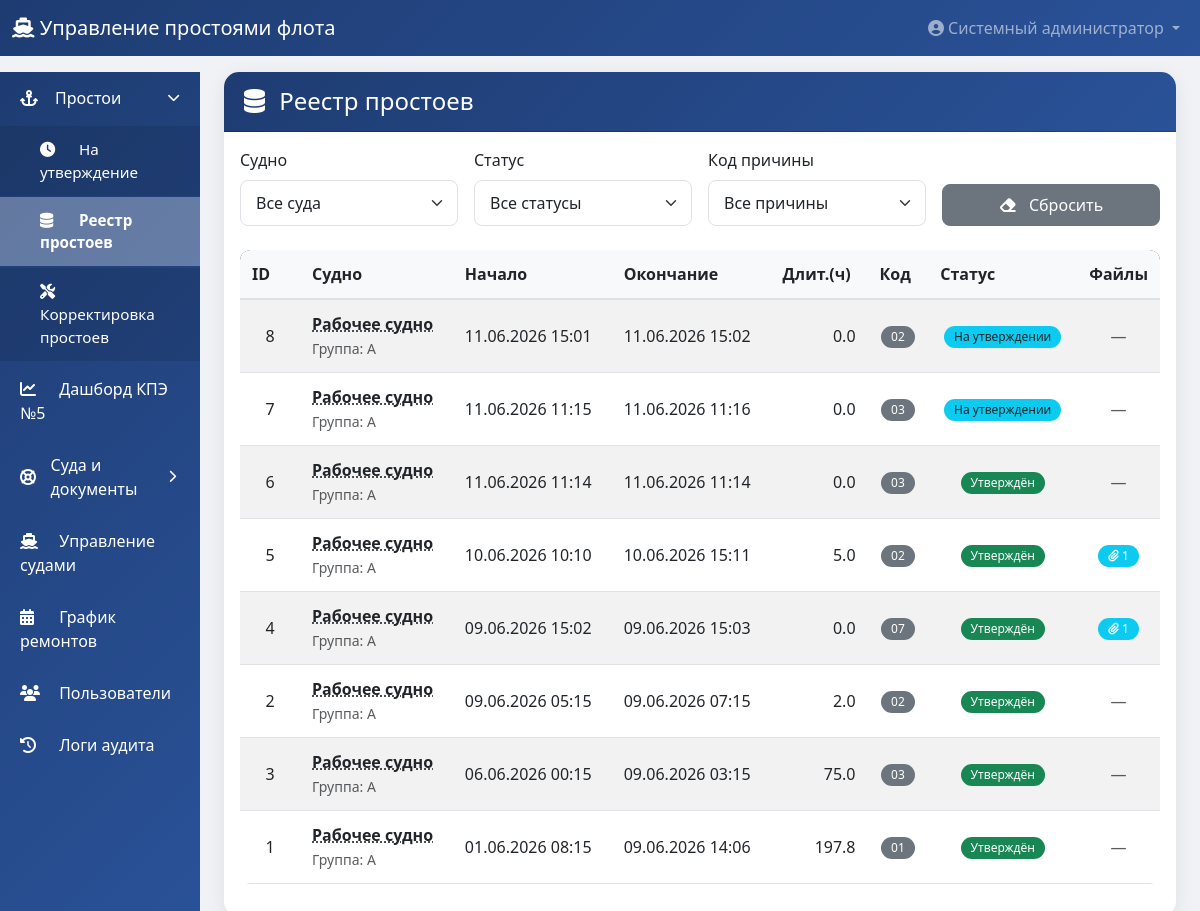
Page /engineer/downtimes (signed in) on the committed database.
### models.py (models this page shows, shortened)
class User(UserMixin, db.Model):
    __tablename__ = 'users'
    id = db.Column(db.Integer, primary_key=True)
    username = db.Column(db.String(80), unique=True, nullable=False)
    password_hash = db.Column(db.String(200), nullable=False)
    full_name = db.Column(db.String(200), nullable=False)
    role = db.Column(db.String(20), nullable=False)
    is_active = db.Column(db.Boolean, default=True)
    ship_id = db.Column(db.Integer, db.ForeignKey('ships.id'), nullable=True)
    created_at = db.Column(db.DateTime, default=datetime.utcnow)
    ship = db.relationship('Ship', backref='captains', foreign_keys=[ship_id])

class Downtime(db.Model):
    __tablename__ = 'downtimes'
    id = db.Column(db.Integer, primary_key=True)
    ship_id = db.Column(db.Integer, db.ForeignKey('ships.id'), nullable=False)
    start_time = db.Column(db.DateTime, nullable=False)
    end_time = db.Column(db.DateTime, nullable=True)
    reason_code = db.Column(db.String(2), nullable=True)
    description = db.Column(db.Text, nullable=True)
    status = db.Column(db.String(20), default='draft')  # draft, captain_signed, approved, rejected
    engineer_comment = db.Column(db.Text, nullable=True)
    engineer_approved = db.Column(db.Boolean, default=False)
    created_by = db.Column(db.Integer, db.ForeignKey('users.id'))
    created_at = db.Column(db.DateTime, default=datetime.utcnow)
    ship = db.relationship('Ship', backref='downtimes')
    creator = db.relationship('User', backref='created_downtimes')

class Ship(db.Model):
    __tablename__ = 'ships'
    id = db.Column(db.Integer, primary_key=True)
    name = db.Column(db.String(200), nullable=False)
    reg_number = db.Column(db.String(50), unique=True)
    group = db.Column(db.String(1), nullable=False)  # A, B, C
    navigation_start = db.Column(db.Date, nullable=False)
    navigation_end = db.Column(db.Date, nullable=False)
    planned_downtime_hours = db.Column(db.Float, default=0)
    is_active = db.Column(db.Boolean, default=True)
    core = db.Column(db.String(10))                # Р.Я / Н.Я
    build_year = db.Column(db.String(20))
    gross_tonnage = db.Column(db.String(50))       # Валовая вместимость, р.т.
    rko_class = db.Column(db.String(100))          # Класс (РКО)
    id_number = db.Column(db.String(100))          # Идентификационный номер
    annual_rko = db.Column(db.String(50))          # Ежегодное РКО
    sub = db.Column(db.String(50))                 # СУБ
    min_crew_cert = db.Column(db.String(200))      # Свидетельство о минимальном составе экипажа
    dimensions = db.Column(db.String(100))         # Габариты L/B/H/T
    branch = db.Column(db.String(200))             # Филиал
    ship_type = db.Column(db.String(200))          # Тип судна
    engine_power = db.Column(db.String(50))        # Мощность главных двигателей, кВт (для земснарядов)
    electronic_charts = db.Column(db.String(3))    # Наличие электронных карт: Да / Нет
    radar = db.Column(db.String(3))                # Наличие радиолокационных станций: Да / Нет
    productivity = db.Column(db.String(50))        # Производительность

### app.py (the view)
@app.route('/engineer/downtimes')
@login_required
@engineer_required
def engineer_downtimes():
    ship_filter = request.args.get('ship_id', '')
    status_filter = request.args.get('status', '')
    reason_filter = request.args.get('reason', '')
    query = Downtime.query
    if ship_filter:
        query = query.filter_by(ship_id=ship_filter)
    if status_filter:
        query = query.filter_by(status=status_filter)
    if reason_filter:
        query = query.filter_by(reason_code=reason_filter)
    downtimes = query.order_by(Downtime.start_time.desc()).all()
    ships = Ship.query.all()
    return render_template('engineer/downtimes.html',
                         downtimes=downtimes,
                         ships=ships)

### templates/engineer/downtimes.html (shortened to what this page needs)
{% extends "base.html" %}
{% block content %}
<div class="container-fluid">
    <div class="card">
        <div class="card-header">
            <h4 class="mb-0"><i class="fas fa-database me-2"></i> Реестр простоев</h4>
        </div>
        <div class="card-body">
            <form method="GET" class="row g-3 mb-4" id="filterForm">
                <div class="col-md-3">
                    <label class="form-label">Судно</label>
                    <select name="ship_id" class="form-select" onchange="this.form.submit()">
                        <option value="">Все суда</option>
                    </select>
                </div>
                <div class="col-md-3">
                    <label class="form-label">Статус</label>
                    <select name="status" class="form-select" onchange="this.form.submit()">
                        <option value="">Все статусы</option>
                    </select>
                </div>
                <div class="col-md-3">
                    <label class="form-label">Код причины</label>
                    <select name="reason" class="form-select" onchange="this.form.submit()">
                        <option value="">Все причины</option>
                    </select>
                </div>
                <div class="col-md-3 d-flex align-items-end">
                    <a href="{{ url_for('engineer_downtimes') }}" class="btn btn-secondary w-100">
                        <i class="fas fa-eraser me-2"></i> Сбросить
                    </a>
                </div>
            </form>
            <div class="table-responsive">
                <table class="table table-hover table-striped">
                    <thead style="background-color: #2c3e50; color: white;">
                        <tr>
                            <th style="width: 60px;">ID</th>
                            <th>Судно</th>
                            <th>Начало</th>
                            <th>Окончание</th>
                            <th>Длит.(ч)</th>
                            <th>Код</th>
                            <th>Статус</th>
                            <th style="width: 80px;">Файлы</th>
                        </tr>
                    </thead>
                    <tbody>
                        {% for dt in downtimes %}
                        <tr class="clickable-row" data-downtime-id="{{ dt.id }}" style="cursor: pointer;">
                            <td class="text-center">{{ dt.id }}</td>
                            <td>
                                <strong class="ship-info-link" data-ship-id="{{ dt.ship_id }}">{{ dt.ship.name if dt.ship else 'Неизвестно' }}</strong>
                                <br>
                                <small class="text-muted">Группа: {{ dt.ship.group if dt.ship else '-' }}</small>
                            </td>
                            <td>{{ dt.start_time.strftime('%d.%m.%Y %H:%M') if dt.start_time else '-' }}</td>
                            <td>
                                {% if dt.end_time %}
                                    {{ dt.end_time.strftime('%d.%m.%Y %H:%M') }}
                                {% else %}
                                    <span class="text-warning">Активен</span>
                                {% endif %}
                            </td>
                            <td class="text-end">
                                {% if dt.end_time %}
                                    {{ ((dt.end_time - dt.start_time).total_seconds() / 3600)|round(1) }}
                                {% else %}
                                    <span class="text-muted">-</span>
                                {% endif %}
                            </td>
                            <td class="text-center">
                                <span class="badge bg-secondary">{{ dt.reason_code or '-' }}</span>
                            </td>
                            <td class="text-center">
                                {% if dt.status == 'approved' %}
                                    <span class="badge bg-success">Утверждён</span>
                                {% elif dt.status == 'rejected' %}
                                    <span class="badge bg-danger">Отклонён</span>
                                {% elif dt.status == 'captain_signed' %}
                                    <span class="badge bg-info text-dark">На утверждении</span>
                                {% elif dt.status == 'draft' %}
                                    <span class="badge bg-secondary">Черновик</span>
                                {% endif %}
                            </td>
                            <td class="text-center">
                                {% if dt.files and dt.files|length > 0 %}
                                    <span class="badge bg-info">
                                        <i class="fas fa-paperclip"></i> {{ dt.files|length }}
                                    </span>
                                {% else %}
                                    <span class="text-muted">—</span>
                                {% endif %}
                            </td>
                        </tr>
                        {% endfor %}
                    </tbody>
                </table>
            </div>
        </div>
    </div>
</div>
{% endblock %}

### templates/base.html (shortened to what this page needs)
<!DOCTYPE html>
<html lang="ru">
<head>
    <link href="https://cdn.jsdelivr.net/npm/bootstrap@5.3.0/dist/css/bootstrap.min.css" rel="stylesheet">
    <link rel="stylesheet" href="https://cdnjs.cloudflare.com/ajax/libs/font-awesome/6.4.0/css/all.min.css">
    <link href="https://cdn.jsdelivr.net/npm/tom-select@2.3.1/dist/css/tom-select.bootstrap5.min.css" rel="stylesheet">
</head>
<body>
    {% if current_user.is_authenticated %}
    <nav class="navbar navbar-expand-lg navbar-dark" style="background: linear-gradient(135deg, #1e3c72 0%, #2a5298 100%);">
        <div class="container-fluid">
            <a class="navbar-brand" href="{{ url_for('dashboard') }}">
                <i class="fas fa-ship"></i> Управление простоями флота
            </a>
            <div class="collapse navbar-collapse" id="navbarNav">
                <ul class="navbar-nav ms-auto">
                    <li class="nav-item dropdown">
                        <a class="nav-link dropdown-toggle" href="#" role="button" data-bs-toggle="dropdown">
                            <i class="fas fa-user-circle"></i> {{ current_user.full_name }}
                        </a>
                    </li>
                </ul>
            </div>
        </div>
    </nav>
    <div class="container-fluid mt-3">
        <div class="row">
            <div class="col-md-2 col-lg-2 d-none d-md-block sidebar p-0">
                <div class="list-group list-group-flush">
                    {% if current_user.role == 'captain' %}
                        <a href="{{ url_for('captain_dashboard') }}" class="list-group-item list-group-item-action">
                            <i class="fas fa-tachometer-alt"></i> Дашборд капитана
                        </a>
                        <a href="{{ url_for('captain_history') }}" class="list-group-item list-group-item-action">
                            <i class="fas fa-history"></i> История простоев
                        </a>
                    {% elif current_user.role == 'admin' %}
                        {% set downtimes_open = request.endpoint in ['engineer_pending', 'engineer_downtimes', 'admin_downtimes_correction'] %}
                        <a href="#downtimesGroup" class="list-group-item list-group-item-action sidebar-group-toggle {% if not downtimes_open %}collapsed{% endif %}" data-bs-toggle="collapse" role="button" aria-expanded="{{ 'true' if downtimes_open else 'false' }}" aria-controls="downtimesGroup">
                            <i class="fas fa-anchor"></i> Простои
                            <i class="fas fa-chevron-down sidebar-chevron"></i>
                        </a>
                        <div class="collapse {% if downtimes_open %}show{% endif %}" id="downtimesGroup">
                            <a href="{{ url_for('engineer_pending') }}" class="list-group-item list-group-item-action sidebar-subitem {% if request.endpoint == 'engineer_pending' %}active{% endif %}">
                                <i class="fas fa-clock"></i> На утверждение
                            </a>
                            <a href="{{ url_for('engineer_downtimes') }}" class="list-group-item list-group-item-action sidebar-subitem {% if request.endpoint == 'engineer_downtimes' %}active{% endif %}">
                                <i class="fas fa-database"></i> Реестр простоев
                            </a>
                            <a href="{{ url_for('admin_downtimes_correction') }}" class="list-group-item list-group-item-action sidebar-subitem {% if request.endpoint == 'admin_downtimes_correction' %}active{% endif %}">
                                <i class="fas fa-tools"></i> Корректировка простоев
                            </a>
                        </div>
                        <a href="{{ url_for('engineer_dashboard_page') }}" class="list-group-item list-group-item-action">
                            <i class="fas fa-chart-line"></i> Дашборд КПЭ №5
                        </a>
                        {% set fleet_open = request.blueprint == 'fleet' %}
                        <a href="#fleetGroup" class="list-group-item list-group-item-action sidebar-group-toggle {% if not fleet_open %}collapsed{% endif %}" data-bs-toggle="collapse" role="button" aria-expanded="{{ 'true' if fleet_open else 'false' }}" aria-controls="fleetGroup">
                            <i class="fas fa-life-ring"></i> Суда и документы
                            <i class="fas fa-chevron-down sidebar-chevron"></i>
                        </a>
                        <a href="{{ url_for('admin_ships') }}" class="list-group-item list-group-item-action">
                            <i class="fas fa-ship"></i> Управление судами
                        </a>
                        <a href="{{ url_for('admin_maintenance') }}" class="list-group-item list-group-item-action">
                            <i class="fas fa-calendar-alt"></i> График ремонтов
                        </a>
                        <a href="{{ url_for('admin_users') }}" class="list-group-item list-group-item-action">
                            <i class="fas fa-users"></i> Пользователи
                        </a>
                        <a href="{{ url_for('admin_logs') }}" class="list-group-item list-group-item-action">
                            <i class="fas fa-history"></i> Логи аудита
                        </a>
                    {% endif %}
                </div>
            </div>
            <div class="col-md-10 col-lg-10">
                {% block content %}{% endblock %}
            </div>
        </div>
    </div>
    {% else %}
        {% block content_login %}{% endblock %}
    {% endif %}
</body>
</html>

### rows in the picture
User: full_name "Системный администратор"
Downtime: id "8", ship "Рабочее судно", ship "A", start_time "11.06.2026 15:01", end_time "11.06.2026 15:02", end_time+start_time "0.0", reason_code "02", status "На утверждении"
Downtime: id "7", ship "Рабочее судно", ship "A", start_time "11.06.2026 11:15", end_time "11.06.2026 11:16", end_time+start_time "0.0", reason_code "03", status "На утверждении"
Downtime: id "6", ship "Рабочее судно", ship "A", start_time "11.06.2026 11:14", end_time "11.06.2026 11:14", end_time+start_time "0.0", reason_code "03", status "Утверждён"
Downtime: id "5", ship "Рабочее судно", ship "A", start_time "10.06.2026 10:10", end_time "10.06.2026 15:11", end_time+start_time "5.0", reason_code "02", status "Утверждён", files|length "1"
Downtime: id "4", ship "Рабочее судно", ship "A", start_time "09.06.2026 15:02", end_time "09.06.2026 15:03", end_time+start_time "0.0", reason_code "07", status "Утверждён", files|length "1"
Downtime: id "2", ship "Рабочее судно", ship "A", start_time "09.06.2026 05:15", end_time "09.06.2026 07:15", end_time+start_time "2.0", reason_code "02", status "Утверждён"
Downtime: id "3", ship "Рабочее судно", ship "A", start_time "06.06.2026 00:15", end_time "09.06.2026 03:15", end_time+start_time "75.0", reason_code "03", status "Утверждён"
Downtime: id "1", ship "Рабочее судно", ship "A", start_time "01.06.2026 08:15", end_time "09.06.2026 14:06", end_time+start_time "197.8", reason_code "01", status "Утверждён"
